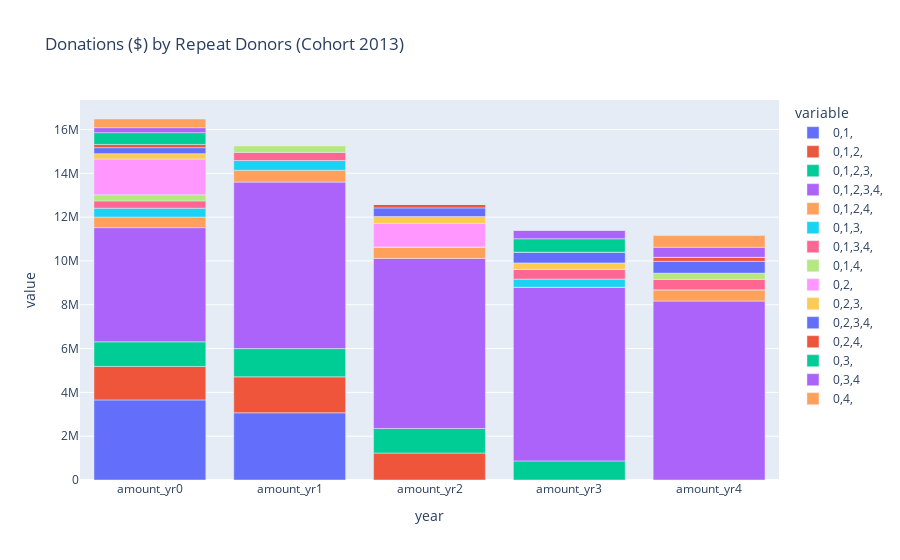

The cell this chart's notebook holds for it:
### Code cell
fig = px.bar(c13_repeat_yr_amounts_transposed, x="index", y=['0,1,', '0,1,2,', '0,1,2,3,', '0,1,2,3,4,', '0,1,2,4,',
       '0,1,3,', '0,1,3,4,', '0,1,4,', '0,2,', '0,2,3,', '0,2,3,4,', '0,2,4,', '0,3,', '0,3,4', '0,4,'], labels={'index':'year', 'y':'amount ($)'}, title="Donations ($) by Repeat Donors (Cohort 2013)")
fig.show()

### Figure 1 — Plotly figure (JSON) as saved in the notebook; plotly's stock layout.template omitted (floating-point values rounded to 4 significant figures)
{"data": [{"alignmentgroup": "True", "hovertemplate": "variable=0,1,<br>year=%{x}<br>value=%{y}<extra></extra>", "legendgroup": "0,1,", "marker": {"color": "#636efa"}, "name": "0,1,", "offsetgroup": "0,1,", "orientation": "v", "showlegend": true, "textposition": "auto", "type": "bar", "x": ["amount_yr0", "amount_yr1", "amount_yr2", "amount_yr3", "amount_yr4"], "xaxis": "x", "y": [3656000.0, 3068000.0, 0, 0, 0], "yaxis": "y"}, {"alignmentgroup": "True", "hovertemplate": "variable=0,1,2,<br>year=%{x}<br>value=%{y}<extra></extra>", "legendgroup": "0,1,2,", "marker": {"color": "#EF553B"}, "name": "0,1,2,", "offsetgroup": "0,1,2,", "orientation": "v", "showlegend": true, "textposition": "auto", "type": "bar", "x": ["amount_yr0", "amount_yr1", "amount_yr2", "amount_yr3", "amount_yr4"], "xaxis": "x", "y": [1528000.0, 1641000.0, 1231000.0, 0, 0], "yaxis": "y"}, {"alignmentgroup": "True", "hovertemplate": "variable=0,1,2,3,<br>year=%{x}<br>value=%{y}<extra></extra>", "legendgroup": "0,1,2,3,", "marker": {"color": "#00cc96"}, "name": "0,1,2,3,", "offsetgroup": "0,1,2,3,", "orientation": "v", "showlegend": true, "textposition": "auto", "type": "bar", "x": ["amount_yr0", "amount_yr1", "amount_yr2", "amount_yr3", "amount_yr4"], "xaxis": "x", "y": [1124000.0, 1288000.0, 1121000.0, 871200.0, 0], "yaxis": "y"}, {"alignmentgroup": "True", "hovertemplate": "variable=0,1,2,3,4,<br>year=%{x}<br>value=%{y}<extra></extra>", "legendgroup": "0,1,2,3,4,", "marker": {"color": "#ab63fa"}, "name": "0,1,2,3,4,", "offsetgroup": "0,1,2,3,4,", "orientation": "v", "showlegend": true, "textposition": "auto", "type": "bar", "x": ["amount_yr0", "amount_yr1", "amount_yr2", "amount_yr3", "amount_yr4"], "xaxis": "x", "y": [5210000.0, 7600000.0, 7764000.0, 7928000.0, 8170000.0], "yaxis": "y"}, {"alignmentgroup": "True", "hovertemplate": "variable=0,1,2,4,<br>year=%{x}<br>value=%{y}<extra></extra>", "legendgroup": "0,1,2,4,", "marker": {"color": "#FFA15A"}, "name": "0,1,2,4,", "offsetgroup": "0,1,2,4,", "orientation": "v", "showlegend": true, "textposition": "auto", "type": "bar", "x": ["amount_yr0", "amount_yr1", "amount_yr2", "amount_yr3", "amount_yr4"], "xaxis": "x", "y": [482900.0, 541400.0, 523200.0, 0, 511600.0], "yaxis": "y"}, {"alignmentgroup": "True", "hovertemplate": "variable=0,1,3,<br>year=%{x}<br>value=%{y}<extra></extra>", "legendgroup": "0,1,3,", "marker": {"color": "#19d3f3"}, "name": "0,1,3,", "offsetgroup": "0,1,3,", "orientation": "v", "showlegend": true, "textposition": "auto", "type": "bar", "x": ["amount_yr0", "amount_yr1", "amount_yr2", "amount_yr3", "amount_yr4"], "xaxis": "x", "y": [404400.0, 444200.0, 0, 370200.0, 0], "yaxis": "y"}, {"alignmentgroup": "True", "hovertemplate": "variable=0,1,3,4,<br>year=%{x}<br>value=%{y}<extra></extra>", "legendgroup": "0,1,3,4,", "marker": {"color": "#FF6692"}, "name": "0,1,3,4,", "offsetgroup": "0,1,3,4,", "orientation": "v", "showlegend": true, "textposition": "auto", "type": "bar", "x": ["amount_yr0", "amount_yr1", "amount_yr2", "amount_yr3", "amount_yr4"], "xaxis": "x", "y": [335300.0, 371100.0, 0, 449100.0, 473800.0], "yaxis": "y"}, {"alignmentgroup": "True", "hovertemplate": "variable=0,1,4,<br>year=%{x}<br>value=%{y}<extra></extra>", "legendgroup": "0,1,4,", "marker": {"color": "#B6E880"}, "name": "0,1,4,", "offsetgroup": "0,1,4,", "orientation": "v", "showlegend": true, "textposition": "auto", "type": "bar", "x": ["amount_yr0", "amount_yr1", "amount_yr2", "amount_yr3", "amount_yr4"], "xaxis": "x", "y": [278400.0, 313100.0, 0, 0, 285500.0], "yaxis": "y"}, {"alignmentgroup": "True", "hovertemplate": "variable=0,2,<br>year=%{x}<br>value=%{y}<extra></extra>", "legendgroup": "0,2,", "marker": {"color": "#FF97FF"}, "name": "0,2,", "offsetgroup": "0,2,", "orientation": "v", "showlegend": true, "textposition": "auto", "type": "bar", "x": ["amount_yr0", "amount_yr1", "amount_yr2", "amount_yr3", "amount_yr4"], "xaxis": "x", "y": [1632000.0, 0, 1075000.0, 0, 0], "yaxis": "y"}, {"alignmentgroup": "True", "hovertemplate": "variable=0,2,3,<br>year=%{x}<br>value=%{y}<extra></extra>", "legendgroup": "0,2,3,", "marker": {"color": "#FECB52"}, "name": "0,2,3,", "offsetgroup": "0,2,3,", "orientation": "v", "showlegend": true, "textposition": "auto", "type": "bar", "x": ["amount_yr0", "amount_yr1", "amount_yr2", "amount_yr3", "amount_yr4"], "xaxis": "x", "y": [246600.0, 0, 315100.0, 293000.0, 0], "yaxis": "y"}, {"alignmentgroup": "True", "hovertemplate": "variable=0,2,3,4,<br>year=%{x}<br>value=%{y}<extra></extra>", "legendgroup": "0,2,3,4,", "marker": {"color": "#636efa"}, "name": "0,2,3,4,", "offsetgroup": "0,2,3,4,", "orientation": "v", "showlegend": true, "textposition": "auto", "type": "bar", "x": ["amount_yr0", "amount_yr1", "amount_yr2", "amount_yr3", "amount_yr4"], "xaxis": "x", "y": [273700.0, 0, 390200.0, 489500.0, 540800.0], "yaxis": "y"}, {"alignmentgroup": "True", "hovertemplate": "variable=0,2,4,<br>year=%{x}<br>value=%{y}<extra></extra>", "legendgroup": "0,2,4,", "marker": {"color": "#EF553B"}, "name": "0,2,4,", "offsetgroup": "0,2,4,", "orientation": "v", "showlegend": true, "textposition": "auto", "type": "bar", "x": ["amount_yr0", "amount_yr1", "amount_yr2", "amount_yr3", "amount_yr4"], "xaxis": "x", "y": [146500.0, 0, 167600.0, 0, 184600.0], "yaxis": "y"}, {"alignmentgroup": "True", "hovertemplate": "variable=0,3,<br>year=%{x}<br>value=%{y}<extra></extra>", "legendgroup": "0,3,", "marker": {"color": "#00cc96"}, "name": "0,3,", "offsetgroup": "0,3,", "orientation": "v", "showlegend": true, "textposition": "auto", "type": "bar", "x": ["amount_yr0", "amount_yr1", "amount_yr2", "amount_yr3", "amount_yr4"], "xaxis": "x", "y": [538400.0, 0, 0, 611500.0, 0], "yaxis": "y"}, {"alignmentgroup": "True", "hovertemplate": "variable=0,3,4<br>year=%{x}<br>value=%{y}<extra></extra>", "legendgroup": "0,3,4", "marker": {"color": "#ab63fa"}, "name": "0,3,4", "offsetgroup": "0,3,4", "orientation": "v", "showlegend": true, "textposition": "auto", "type": "bar", "x": ["amount_yr0", "amount_yr1", "amount_yr2", "amount_yr3", "amount_yr4"], "xaxis": "x", "y": [227600.0, 0, 0, 386300.0, 457400.0], "yaxis": "y"}, {"alignmentgroup": "True", "hovertemplate": "variable=0,4,<br>year=%{x}<br>value=%{y}<extra></extra>", "legendgroup": "0,4,", "marker": {"color": "#FFA15A"}, "name": "0,4,", "offsetgroup": "0,4,", "orientation": "v", "showlegend": true, "textposition": "auto", "type": "bar", "x": ["amount_yr0", "amount_yr1", "amount_yr2", "amount_yr3", "amount_yr4"], "xaxis": "x", "y": [395100.0, 0, 0, 0, 532100.0], "yaxis": "y"}], "layout": {"barmode": "relative", "legend": {"title": {"text": "variable"}, "tracegroupgap": 0}, "title": {"text": "Donations ($) by Repeat Donors (Cohort 2013)"}, "xaxis": {"anchor": "y", "domain": [0, 1], "title": {"text": "year"}}, "yaxis": {"anchor": "x", "domain": [0, 1], "title": {"text": "value"}}}}
